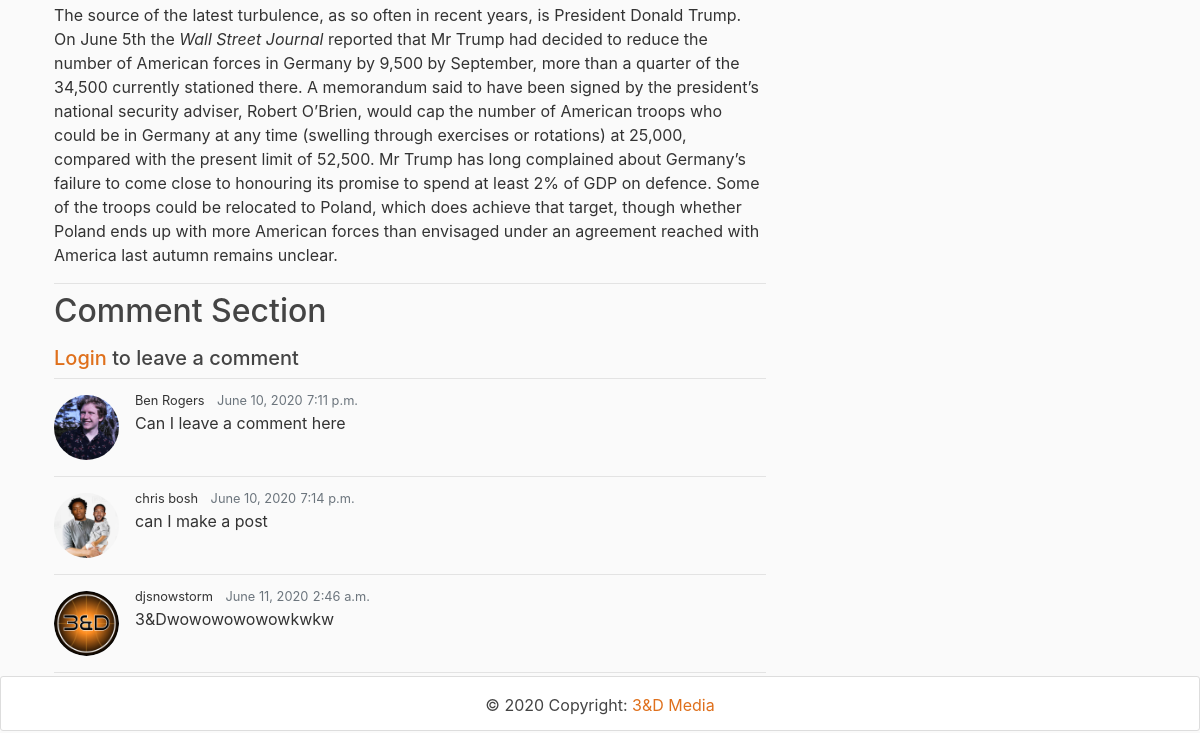
The page /post/9/ (lower part) on the database as committed earlier.
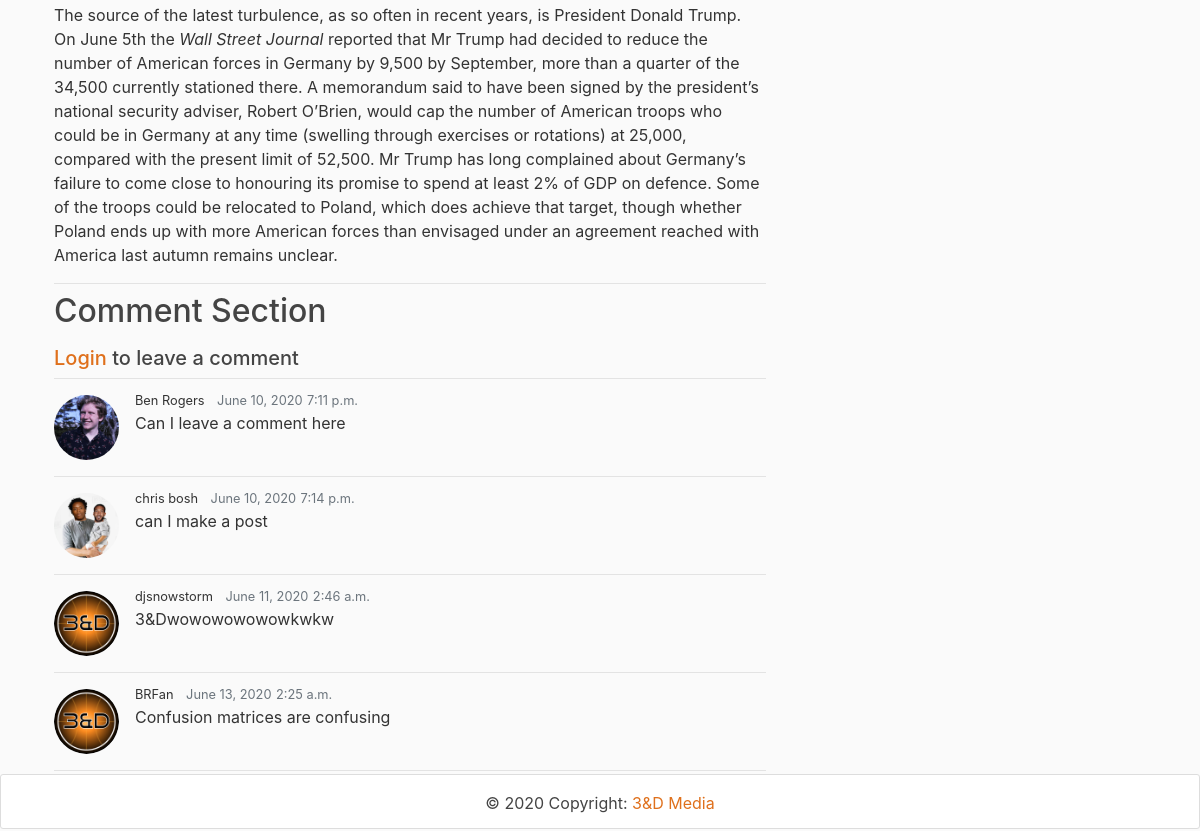
The same page on the database as committed later.
### blog/models.py (models this page shows)
class Comment(models.Model):
    content = models.TextField(max_length=10000,default="3&D")
    post = models.ForeignKey(Post, on_delete=models.CASCADE)
    author = models.ForeignKey(settings.AUTH_USER_MODEL, on_delete=models.CASCADE)
    date_posted = models.DateTimeField(default = timezone.now)

### users/models.py (models this page shows, shortened)
class Account(AbstractBaseUser):
    email = models.EmailField(verbose_name="email", max_length=60, unique=True)
    username = models.CharField(max_length=25, unique=True)
    date_joined = models.DateTimeField(verbose_name='date_joined', auto_now_add=True)
    last_login = models.DateTimeField(verbose_name='last_login', auto_now=True)
    is_admin = models.BooleanField(default=False)
    is_active = models.BooleanField(default=True)
    is_staff = models.BooleanField(default=False)
    is_superuser = models.BooleanField(default=False)
    display_name = models.CharField(max_length=25)
    is_author = models.BooleanField(default=False)
    USERNAME_FIELD = 'username'
    objects = MyAccountManager()
    REQUIRED_FIELDS = ['email', ]

class Profile(models.Model):
    user = models.OneToOneField(Account, on_delete=models.CASCADE)
    image = models.ImageField(default='logo.png', upload_to='profile_pics')

### blog/views.py (the view, shortened to what this page needs)
# urls.py: path('post/<int:pk>/',  PostDetailView.as_view(), name='post-detail'),
class PostDetailView(FormMixin, DetailView):
    model = Post
    form_class = CommentCreateForm
    def get_context_data(self, **kwargs):
        post = self.get_object()
        comments = Comment.objects.filter(post = post)
        context = super().get_context_data(**kwargs)
        context['comments'] = comments
        return context

### blog/templates/blog/post_detail.html (shortened to what this page needs)
{% extends "blog/base_with_sidebar.html" %}
{% load crispy_forms_tags %}
{% block content %}
<article class="media content-sectionr">
    <div class="container pl-4 pr-4 ">
      <div class="row with-border">
        <div class="media-body">
            <p class="article-content">{{ post.content|safe}}</p>
        </div>
    </div>
    {% if user.is_authenticated %}
    <div class="row mt-2 mb-2 with-border">
        <form method="POST">
            {% csrf_token %}
            <h2 class="pull-left"> Leave a comment! </h2>
            {{ form|crispy }}
            <button type="submit" class="btn btn-normal pull-right">Submit</button>
        </form>
    </div>
    {% else %}
    <div class="row mt-2 mb-2">
        <h2 class="pull-left"> Comment Section </h2>
    </div>
    <div class="row mt-2 mb-2 with-border">
        <h5> <a href="{% url 'login' %} ">Login</a> to leave a comment </h5>
    </div>
    {% endif %}
    {% for comment in comments %}
    <div class="row mt-2 mb-2 with-border">
        <img class="rounded-circle comment-img pull-left mt-2 mb-3" src="{{ comment.author.profile.image.url }}">
        <div class="media-body">
            <small class="mr-2">{{ comment.author.display_name }}</small>
            <small class="text-muted">{{ comment.date_posted|date:"F d, Y" }}</small>
            <small class="text-muted">{{ comment.date_posted|date:"g" }}:{{ comment.date_posted|date:"i a" }}</small>
            <p>{{ comment.content }}</p>
        </div>
    </div>
    {% endfor %}
  </article>
{% endblock content %}

Rows that differ between the two databases and show on the page:
added Comment: author.profile.image (picture), author.display_name "BRFan", date_posted "June 13, 2020", date_posted "2", date_posted "25 a.m.", content "Confusion matrices are confusing"
